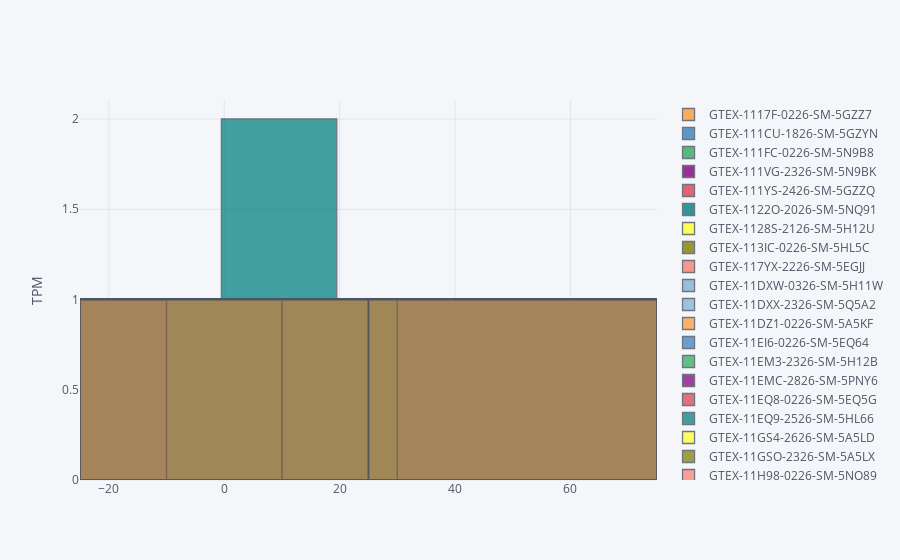

Here is the notebook cell this chart was saved with:
### Code cell
print(gt.head())
gt.iplot(kind='hist', yTitle='TPM')

### Figure 1 — Plotly figure (JSON) as saved in the notebook; plotly's stock layout.template omitted (floating-point values rounded to 4 significant figures)
{"data": [{"histfunc": "count", "histnorm": "", "marker": {"color": "rgba(255, 153, 51, 1.0)", "line": {"color": "#4D5663", "width": 1.3}}, "name": "GTEX-1117F-0226-SM-5GZZ7", "opacity": 0.8, "orientation": "v", "type": "histogram", "uid": "17d18b86-1bac-4b8e-ad72-509f1bf6610a", "x": [0.05045, 24.98]}, {"histfunc": "count", "histnorm": "", "marker": {"color": "rgba(55, 128, 191, 1.0)", "line": {"color": "#4D5663", "width": 1.3}}, "name": "GTEX-111CU-1826-SM-5GZYN", "opacity": 0.8, "orientation": "v", "type": "histogram", "uid": "4aeea2e7-df2f-4e7f-90a6-a98883176463", "x": [0, 35.05]}, {"histfunc": "count", "histnorm": "", "marker": {"color": "rgba(50, 171, 96, 1.0)", "line": {"color": "#4D5663", "width": 1.3}}, "name": "GTEX-111FC-0226-SM-5N9B8", "opacity": 0.8, "orientation": "v", "type": "histogram", "uid": "d8012152-53d0-4966-abc9-6be7fb862d6d", "x": [0.02945, 40.62]}, {"histfunc": "count", "histnorm": "", "marker": {"color": "rgba(128, 0, 128, 1.0)", "line": {"color": "#4D5663", "width": 1.3}}, "name": "GTEX-111VG-2326-SM-5N9BK", "opacity": 0.8, "orientation": "v", "type": "histogram", "uid": "83a324c1-4354-4172-84c1-366def2bfdcb", "x": [0.0326, 29.15]}, {"histfunc": "count", "histnorm": "", "marker": {"color": "rgba(219, 64, 82, 1.0)", "line": {"color": "#4D5663", "width": 1.3}}, "name": "GTEX-111YS-2426-SM-5GZZQ", "opacity": 0.8, "orientation": "v", "type": "histogram", "uid": "6a647f9e-579c-4419-a479-d2fad5a7b75c", "x": [0, 20.39]}, {"histfunc": "count", "histnorm": "", "marker": {"color": "rgba(0, 128, 128, 1.0)", "line": {"color": "#4D5663", "width": 1.3}}, "name": "GTEX-1122O-2026-SM-5NQ91", "opacity": 0.8, "orientation": "v", "type": "histogram", "uid": "e6cdfc65-65cf-4314-8ac9-5a41d8b264e6", "x": [0, 19.8]}, {"histfunc": "count", "histnorm": "", "marker": {"color": "rgba(255, 255, 51, 1.0)", "line": {"color": "#4D5663", "width": 1.3}}, "name": "GTEX-1128S-2126-SM-5H12U", "opacity": 0.8, "orientation": "v", "type": "histogram", "uid": "ba6faf5e-3876-4405-ba5e-f3bde53da123", "x": [0.0861, 25.29]}, {"histfunc": "count", "histnorm": "", "marker": {"color": "rgba(128, 128, 0, 1.0)", "line": {"color": "#4D5663", "width": 1.3}}, "name": "GTEX-113IC-0226-SM-5HL5C", "opacity": 0.8, "orientation": "v", "type": "histogram", "uid": "c5f4c407-d912-4b94-96f8-177ab8f66b93", "x": [0.131, 35.17]}, {"histfunc": "count", "histnorm": "", "marker": {"color": "rgba(251, 128, 114, 1.0)", "line": {"color": "#4D5663", "width": 1.3}}, "name": "GTEX-117YX-2226-SM-5EGJJ", "opacity": 0.8, "orientation": "v", "type": "histogram", "uid": "a3d6da70-fc6c-4342-b88d-f0101cbf53fe", "x": [0.06773, 18.94]}, {"histfunc": "count", "histnorm": "", "marker": {"color": "rgba(128, 177, 211, 1.0)", "line": {"color": "#4D5663", "width": 1.3}}, "name": "GTEX-11DXW-0326-SM-5H11W", "opacity": 0.8, "orientation": "v", "type": "histogram", "uid": "c7dc2e2d-2e7c-4184-81b9-2ceb55526abb", "x": [0, 32.63]}, {"histfunc": "count", "histnorm": "", "marker": {"color": "rgba(128, 177, 211, 0.9183673469387754)", "line": {"color": "#4D5663", "width": 1.3}}, "name": "GTEX-11DXX-2326-SM-5Q5A2", "opacity": 0.8, "orientation": "v", "type": "histogram", "uid": "8e8f2576-899e-4c93-9523-a80bd19e292b", "x": [0.03199, 26.12]}, {"histfunc": "count", "histnorm": "", "marker": {"color": "rgba(255, 153, 51, 0.9183673469387754)", "line": {"color": "#4D5663", "width": 1.3}}, "name": "GTEX-11DZ1-0226-SM-5A5KF", "opacity": 0.8, "orientation": "v", "type": "histogram", "uid": "cbc095f8-7f19-4259-a1a4-2487d1cb628d", "x": [0.06642, 49.64]}, {"histfunc": "count", "histnorm": "", "marker": {"color": "rgba(55, 128, 191, 0.9183673469387754)", "line": {"color": "#4D5663", "width": 1.3}}, "name": "GTEX-11EI6-0226-SM-5EQ64", "opacity": 0.8, "orientation": "v", "type": "histogram", "uid": "87c5ac0f-6ac6-45e2-8f4e-bba42b056e27", "x": [0, 32.93]}, {"histfunc": "count", "histnorm": "", "marker": {"color": "rgba(50, 171, 96, 0.9183673469387754)", "line": {"color": "#4D5663", "width": 1.3}}, "name": "GTEX-11EM3-2326-SM-5H12B", "opacity": 0.8, "orientation": "v", "type": "histogram", "uid": "7f53596b-097e-4fbf-b631-30725d1ad531", "x": [0.06246, 20.3]}, {"histfunc": "count", "histnorm": "", "marker": {"color": "rgba(128, 0, 128, 0.9183673469387754)", "line": {"color": "#4D5663", "width": 1.3}}, "name": "GTEX-11EMC-2826-SM-5PNY6", "opacity": 0.8, "orientation": "v", "type": "histogram", "uid": "abbdbb22-a80b-41b6-8e23-ae98aaf880bf", "x": [0.02645, 32.6]}, {"histfunc": "count", "histnorm": "", "marker": {"color": "rgba(219, 64, 82, 0.9183673469387754)", "line": {"color": "#4D5663", "width": 1.3}}, "name": "GTEX-11EQ8-0226-SM-5EQ5G", "opacity": 0.8, "orientation": "v", "type": "histogram", "uid": "d4e6ab62-e977-464b-986e-d31966172e44", "x": [0.08686, 43.81]}, {"histfunc": "count", "histnorm": "", "marker": {"color": "rgba(0, 128, 128, 0.9183673469387754)", "line": {"color": "#4D5663", "width": 1.3}}, "name": "GTEX-11EQ9-2526-SM-5HL66", "opacity": 0.8, "orientation": "v", "type": "histogram", "uid": "245140c0-23d1-471b-a99c-9fc5a01b069f", "x": [0, 17]}, {"histfunc": "count", "histnorm": "", "marker": {"color": "rgba(255, 255, 51, 0.9183673469387754)", "line": {"color": "#4D5663", "width": 1.3}}, "name": "GTEX-11GS4-2626-SM-5A5LD", "opacity": 0.8, "orientation": "v", "type": "histogram", "uid": "d4f74a08-3686-405c-974a-bc5ee6ae4249", "x": [0.07443, 27.56]}, {"histfunc": "count", "histnorm": "", "marker": {"color": "rgba(128, 128, 0, 0.9183673469387754)", "line": {"color": "#4D5663", "width": 1.3}}, "name": "GTEX-11GSO-2326-SM-5A5LX", "opacity": 0.8, "orientation": "v", "type": "histogram", "uid": "28944e6d-11eb-4f4c-9004-a0ec174e5bfc", "x": [0.08205, 22.77]}, {"histfunc": "count", "histnorm": "", "marker": {"color": "rgba(251, 128, 114, 0.9183673469387754)", "line": {"color": "#4D5663", "width": 1.3}}, "name": "GTEX-11H98-0226-SM-5NQ89", "opacity": 0.8, "orientation": "v", "type": "histogram", "uid": "40ebddec-62fd-4c2a-aa1a-2cc87f623562", "x": [0, 36.67]}, {"histfunc": "count", "histnorm": "", "marker": {"color": "rgba(251, 128, 114, 0.8367346938775511)", "line": {"color": "#4D5663", "width": 1.3}}, "name": "GTEX-11I78-2626-SM-5Q5AI", "opacity": 0.8, "orientation": "v", "type": "histogram", "uid": "68a3578c-59c6-445e-85dd-f456e7dbc568", "x": [0, 30.1]}, {"histfunc": "count", "histnorm": "", "marker": {"color": "rgba(128, 177, 211, 0.8367346938775511)", "line": {"color": "#4D5663", "width": 1.3}}, "name": "GTEX-11LCK-1126-SM-5A5KC", "opacity": 0.8, "orientation": "v", "type": "histogram", "uid": "a4e9a1e2-dd5e-4cda-b495-1d95515e2c1b", "x": [0, 37.39]}, {"histfunc": "count", "histnorm": "", "marker": {"color": "rgba(255, 153, 51, 0.8367346938775511)", "line": {"color": "#4D5663", "width": 1.3}}, "name": "GTEX-11O72-0226-SM-59869", "opacity": 0.8, "orientation": "v", "type": "histogram", "uid": "6d51060a-1f3d-4ea0-afff-285c6396d733", "x": [0.03653, 39.21]}, {"histfunc": "count", "histnorm": "", "marker": {"color": "rgba(55, 128, 191, 0.8367346938775511)", "line": {"color": "#4D5663", "width": 1.3}}, "name": "GTEX-11OF3-2426-SM-5Q5AS", "opacity": 0.8, "orientation": "v", "type": "histogram", "uid": "98c7fe8c-6015-42a8-a69e-bef8e10a347b", "x": [0.1083, 35.51]}, {"histfunc": "count", "histnorm": "", "marker": {"color": "rgba(50, 171, 96, 0.8367346938775511)", "line": {"color": "#4D5663", "width": 1.3}}, "name": "GTEX-11ONC-2526-SM-5986W", "opacity": 0.8, "orientation": "v", "type": "histogram", "uid": "fb231eb6-0ffe-4535-9eef-50335befdcd7", "x": [0.09918, 29.21]}, {"histfunc": "count", "histnorm": "", "marker": {"color": "rgba(128, 0, 128, 0.8367346938775511)", "line": {"color": "#4D5663", "width": 1.3}}, "name": "GTEX-11P7K-2026-SM-5GU74", "opacity": 0.8, "orientation": "v", "type": "histogram", "uid": "6b82e5e9-9d80-4a5a-b264-944c69d54d60", "x": [0.0879, 21.13]}, {"histfunc": "count", "histnorm": "", "marker": {"color": "rgba(219, 64, 82, 0.8367346938775511)", "line": {"color": "#4D5663", "width": 1.3}}, "name": "GTEX-11P81-2426-SM-5GU65", "opacity": 0.8, "orientation": "v", "type": "histogram", "uid": "af190bb9-8d73-44cf-aa0a-e73b8c8205c8", "x": [0, 29.03]}, {"histfunc": "count", "histnorm": "", "marker": {"color": "rgba(0, 128, 128, 0.8367346938775511)", "line": {"color": "#4D5663", "width": 1.3}}, "name": "GTEX-11P82-1726-SM-5Q5AT", "opacity": 0.8, "orientation": "v", "type": "histogram", "uid": "5cb960ff-57f0-4020-8fb0-ca72fe2d550f", "x": [0, 27.05]}, {"histfunc": "count", "histnorm": "", "marker": {"color": "rgba(255, 255, 51, 0.8367346938775511)", "line": {"color": "#4D5663", "width": 1.3}}, "name": "GTEX-11PRG-0626-SM-5BC56", "opacity": 0.8, "orientation": "v", "type": "histogram", "uid": "5c26ccc9-e45f-4d94-90e6-a9f6d89afbf5", "x": [0.04738, 36.6]}, {"histfunc": "count", "histnorm": "", "marker": {"color": "rgba(128, 128, 0, 0.8367346938775511)", "line": {"color": "#4D5663", "width": 1.3}}, "name": "GTEX-11TT1-2426-SM-5EQMK", "opacity": 0.8, "orientation": "v", "type": "histogram", "uid": "03d91db7-7f50-49ac-9bb2-a40190ea6d10", "x": [0.04128, 14.49]}, {"histfunc": "count", "histnorm": "", "marker": {"color": "rgba(128, 128, 0, 0.7551020408163265)", "line": {"color": "#4D5663", "width": 1.3}}, "name": "GTEX-11TTK-0226-SM-5N9EC", "opacity": 0.8, "orientation": "v", "type": "histogram", "uid": "d40cc251-524b-43d0-ae85-cc01ce167666", "x": [0.08281, 28.01]}, {"histfunc": "count", "histnorm": "", "marker": {"color": "rgba(251, 128, 114, 0.7551020408163265)", "line": {"color": "#4D5663", "width": 1.3}}, "name": "GTEX-11TUW-2626-SM-5EQKZ", "opacity": 0.8, "orientation": "v", "type": "histogram", "uid": "5dbeeb4c-9008-4f80-8790-5f7407b81879", "x": [0, 28.42]}, {"histfunc": "count", "histnorm": "", "marker": {"color": "rgba(128, 177, 211, 0.7551020408163265)", "line": {"color": "#4D5663", "width": 1.3}}, "name": "GTEX-11UD1-0226-SM-5EQKL", "opacity": 0.8, "orientation": "v", "type": "histogram", "uid": "ad16157f-c671-4b37-97e0-7e447deaa062", "x": [0, 36.02]}, {"histfunc": "count", "histnorm": "", "marker": {"color": "rgba(255, 153, 51, 0.7551020408163265)", "line": {"color": "#4D5663", "width": 1.3}}, "name": "GTEX-11UD2-0126-SM-5EQL2", "opacity": 0.8, "orientation": "v", "type": "histogram", "uid": "0646bdc8-e67c-4806-aa1b-433adb7cf8dd", "x": [0, 30.37]}, {"histfunc": "count", "histnorm": "", "marker": {"color": "rgba(55, 128, 191, 0.7551020408163265)", "line": {"color": "#4D5663", "width": 1.3}}, "name": "GTEX-11WQC-2426-SM-5EQKQ", "opacity": 0.8, "orientation": "v", "type": "histogram", "uid": "76a1e781-09c6-4cec-9846-7653f0c6455b", "x": [0.03901, 29.76]}, {"histfunc": "count", "histnorm": "", "marker": {"color": "rgba(50, 171, 96, 0.7551020408163265)", "line": {"color": "#4D5663", "width": 1.3}}, "name": "GTEX-11XUK-2126-SM-5EQLR", "opacity": 0.8, "orientation": "v", "type": "histogram", "uid": "2fdb5f88-f2a7-4750-9d53-b7ed4e6cbe6c", "x": [0, 32.71]}, {"histfunc": "count", "histnorm": "", "marker": {"color": "rgba(128, 0, 128, 0.7551020408163265)", "line": {"color": "#4D5663", "width": 1.3}}, "name": "GTEX-11ZTS-0226-SM-5EQKD", "opacity": 0.8, "orientation": "v", "type": "histogram", "uid": "5fea5168-3715-44a3-b754-2485e85e3d34", "x": [0.03724, 28.62]}, {"histfunc": "count", "histnorm": "", "marker": {"color": "rgba(219, 64, 82, 0.7551020408163265)", "line": {"color": "#4D5663", "width": 1.3}}, "name": "GTEX-11ZTT-2526-SM-5EQM9", "opacity": 0.8, "orientation": "v", "type": "histogram", "uid": "efe7db84-a39e-402d-bbef-9230662dd32b", "x": [0.03001, 22.16]}, {"histfunc": "count", "histnorm": "", "marker": {"color": "rgba(0, 128, 128, 0.7551020408163265)", "line": {"color": "#4D5663", "width": 1.3}}, "name": "GTEX-11ZU8-2426-SM-5EQMV", "opacity": 0.8, "orientation": "v", "type": "histogram", "uid": "e53a8897-ddc8-4c4b-9ce7-e4d2b5f12ec8", "x": [0.0401, 25.78]}, {"histfunc": "count", "histnorm": "", "marker": {"color": "rgba(255, 255, 51, 0.7551020408163265)", "line": {"color": "#4D5663", "width": 1.3}}, "name": "GTEX-11ZUS-0726-SM-59886", "opacity": 0.8, "orientation": "v", "type": "histogram", "uid": "d9529da9-bca6-40e9-8f67-b1155addb541", "x": [0.03687, 26.58]}, {"histfunc": "count", "histnorm": "", "marker": {"color": "rgba(255, 255, 51, 0.6734693877551021)", "line": {"color": "#4D5663", "width": 1.3}}, "name": "GTEX-11ZVC-2626-SM-5FQTA", "opacity": 0.8, "orientation": "v", "type": "histogram", "uid": "4f719758-2913-4f0d-a165-821dde211b7d", "x": [0.1009, 26.43]}, {"histfunc": "count", "histnorm": "", "marker": {"color": "rgba(128, 128, 0, 0.6734693877551021)", "line": {"color": "#4D5663", "width": 1.3}}, "name": "GTEX-1211K-2226-SM-5FQU6", "opacity": 0.8, "orientation": "v", "type": "histogram", "uid": "c4882f4e-8201-4ef9-b162-b7d0fe10d61c", "x": [0.1369, 31.96]}, {"histfunc": "count", "histnorm": "", "marker": {"color": "rgba(251, 128, 114, 0.6734693877551021)", "line": {"color": "#4D5663", "width": 1.3}}, "name": "GTEX-12126-0426-SM-5Q5AP", "opacity": 0.8, "orientation": "v", "type": "histogram", "uid": "8038e696-9899-4593-877a-0c23f117ac11", "x": [0.04272, 26.2]}, {"histfunc": "count", "histnorm": "", "marker": {"color": "rgba(128, 177, 211, 0.6734693877551021)", "line": {"color": "#4D5663", "width": 1.3}}, "name": "GTEX-1212Z-2426-SM-5EQ5D", "opacity": 0.8, "orientation": "v", "type": "histogram", "uid": "3ed0806b-6680-426c-a8bf-95e835aa01e4", "x": [0.06779, 40.93]}, {"histfunc": "count", "histnorm": "", "marker": {"color": "rgba(255, 153, 51, 0.6734693877551021)", "line": {"color": "#4D5663", "width": 1.3}}, "name": "GTEX-12584-0226-SM-5EQL5", "opacity": 0.8, "orientation": "v", "type": "histogram", "uid": "b493afe6-7560-427f-9e26-55f45bd581cd", "x": [0.03108, 35.03]}, {"histfunc": "count", "histnorm": "", "marker": {"color": "rgba(55, 128, 191, 0.6734693877551021)", "line": {"color": "#4D5663", "width": 1.3}}, "name": "GTEX-12696-2526-SM-5EQLN", "opacity": 0.8, "orientation": "v", "type": "histogram", "uid": "7ebdb8df-98d7-4b82-8ea8-0033220295b2", "x": [0.08314, 19.77]}, {"histfunc": "count", "histnorm": "", "marker": {"color": "rgba(50, 171, 96, 0.6734693877551021)", "line": {"color": "#4D5663", "width": 1.3}}, "name": "GTEX-1269C-2726-SM-5EGJ4", "opacity": 0.8, "orientation": "v", "type": "histogram", "uid": "6fa81c96-11ce-4c35-9638-5e23e6617dd6", "x": [0.06559, 28.25]}, {"histfunc": "count", "histnorm": "", "marker": {"color": "rgba(128, 0, 128, 0.6734693877551021)", "line": {"color": "#4D5663", "width": 1.3}}, "name": "GTEX-12C56-1626-SM-5FQUO", "opacity": 0.8, "orientation": "v", "type": "histogram", "uid": "0a7d1526-0457-46b5-be22-d1387d6becf1", "x": [0.02792, 34.9]}, {"histfunc": "count", "histnorm": "", "marker": {"color": "rgba(219, 64, 82, 0.6734693877551021)", "line": {"color": "#4D5663", "width": 1.3}}, "name": "GTEX-12KS4-0426-SM-5EQMC", "opacity": 0.8, "orientation": "v", "type": "histogram", "uid": "af95a719-430c-46f9-85a0-a66e0bfe48db", "x": [0.03552, 22.95]}, {"histfunc": "count", "histnorm": "", "marker": {"color": "rgba(0, 128, 128, 0.6734693877551021)", "line": {"color": "#4D5663", "width": 1.3}}, "name": "GTEX-12WSA-0326-SM-5BC6I", "opacity": 0.8, "orientation": "v", "type": "histogram", "uid": "f5675110-ade7-4a5c-9017-6221dbb69b71", "x": [0.04585, 26.49]}, {"histfunc": "count", "histnorm": "", "marker": {"color": "rgba(0, 128, 128, 0.5918367346938775)", "line": {"color": "#4D5663", "width": 1.3}}, "name": "GTEX-12WSC-0226-SM-5EQ52", "opacity": 0.8, "orientation": "v", "type": "histogram", "uid": "f6698ea9-0e1e-4bc4-824c-eb84c1973fec", "x": [0.03925, 28.08]}, {"histfunc": "count", "histnorm": "", "marker": {"color": "rgba(255, 255, 51, 0.5918367346938775)", "line": {"color": "#4D5663", "width": 1.3}}, "name": "GTEX-12WSD-0226-SM-59HKO", "opacity": 0.8, "orientation": "v", "type": "histogram", "uid": "a3372781-4124-459d-99c7-df8c6e3b1f69", "x": [0.1092, 33]}, {"histfunc": "count", "histnorm": "", "marker": {"color": "rgba(128, 128, 0, 0.5918367346938775)", "line": {"color": "#4D5663", "width": 1.3}}, "name": "GTEX-12WSL-2426-SM-5GCN7", "opacity": 0.8, "orientation": "v", "type": "histogram", "uid": "80d35803-e192-4e55-8e82-cd1f8a182b7b", "x": [0.03629, 35.31]}, {"histfunc": "count", "histnorm": "", "marker": {"color": "rgba(251, 128, 114, 0.5918367346938775)", "line": {"color": "#4D5663", "width": 1.3}}, "name": "GTEX-12WSM-0226-SM-5LZV6", "opacity": 0.8, "orientation": "v", "type": "histogram", "uid": "fe889f65-d49e-424d-ba38-3aaeae62273d", "x": [0.03616, 42.74]}, {"histfunc": "count", "histnorm": "", "marker": {"color": "rgba(128, 177, 211, 0.5918367346938775)", "line": {"color": "#4D5663", "width": 1.3}}, "name": "GTEX-12ZZX-0226-SM-5DUXU", "opacity": 0.8, "orientation": "v", "type": "histogram", "uid": "538b113b-1145-4ff7-a3f7-965737e0d411", "x": [0.08207, 30.49]}, {"histfunc": "count", "histnorm": "", "marker": {"color": "rgba(255, 153, 51, 0.5918367346938775)", "line": {"color": "#4D5663", "width": 1.3}}, "name": "GTEX-12ZZY-0326-SM-5LZVQ", "opacity": 0.8, "orientation": "v", "type": "histogram", "uid": "afc75264-8257-4278-b62a-a264b029f97b", "x": [0, 28.72]}, {"histfunc": "count", "histnorm": "", "marker": {"color": "rgba(55, 128, 191, 0.5918367346938775)", "line": {"color": "#4D5663", "width": 1.3}}, "name": "GTEX-12ZZZ-0526-SM-5DUX6", "opacity": 0.8, "orientation": "v", "type": "histogram", "uid": "9c91cd0c-40c9-4292-87dc-8fecb3a06cd4", "x": [0, 31.26]}, {"histfunc": "count", "histnorm": "", "marker": {"color": "rgba(50, 171, 96, 0.5918367346938775)", "line": {"color": "#4D5663", "width": 1.3}}, "name": "GTEX-13111-1726-SM-5EGJZ", "opacity": 0.8, "orientation": "v", "type": "histogram", "uid": "ad3fc593-b1f7-4c5a-861c-048f90cfee26", "x": [0, 27.18]}, {"histfunc": "count", "histnorm": "", "marker": {"color": "rgba(128, 0, 128, 0.5918367346938775)", "line": {"color": "#4D5663", "width": 1.3}}, "name": "GTEX-13112-2726-SM-5DUW5", "opacity": 0.8, "orientation": "v", "type": "histogram", "uid": "e8967119-44fd-44fe-909c-b9647764345f", "x": [0.07969, 25.46]}, {"histfunc": "count", "histnorm": "", "marker": {"color": "rgba(219, 64, 82, 0.5918367346938775)", "line": {"color": "#4D5663", "width": 1.3}}, "name": "GTEX-13113-1826-SM-5LZW4", "opacity": 0.8, "orientation": "v", "type": "histogram", "uid": "d6724149-708d-4da3-863f-aab9fb24f69d", "x": [0.08229, 18.37]}, {"histfunc": "count", "histnorm": "", "marker": {"color": "rgba(219, 64, 82, 0.5102040816326532)", "line": {"color": "#4D5663", "width": 1.3}}, "name": "GTEX-1313W-0226-SM-5LZV7", "opacity": 0.8, "orientation": "v", "type": "histogram", "uid": "ae2256e1-c47d-4705-b2ef-1ac2723b01ca", "x": [0, 24.37]}, {"histfunc": "count", "histnorm": "", "marker": {"color": "rgba(0, 128, 128, 0.5102040816326532)", "line": {"color": "#4D5663", "width": 1.3}}, "name": "GTEX-1314G-1626-SM-5EQ67", "opacity": 0.8, "orientation": "v", "type": "histogram", "uid": "67813011-c068-475f-830d-311feb6878da", "x": [0, 23.27]}, {"histfunc": "count", "histnorm": "", "marker": {"color": "rgba(255, 255, 51, 0.5102040816326532)", "line": {"color": "#4D5663", "width": 1.3}}, "name": "GTEX-131XE-2426-SM-5EQ5V", "opacity": 0.8, "orientation": "v", "type": "histogram", "uid": "d6f5d388-9ac4-4125-bbc6-bbfe28898c6b", "x": [0, 52.56]}, {"histfunc": "count", "histnorm": "", "marker": {"color": "rgba(128, 128, 0, 0.5102040816326532)", "line": {"color": "#4D5663", "width": 1.3}}, "name": "GTEX-131XF-2226-SM-5EQKG", "opacity": 0.8, "orientation": "v", "type": "histogram", "uid": "67e5f1eb-4050-43dd-893b-1c9bec5e94f5", "x": [0, 27.11]}, {"histfunc": "count", "histnorm": "", "marker": {"color": "rgba(251, 128, 114, 0.5102040816326532)", "line": {"color": "#4D5663", "width": 1.3}}, "name": "GTEX-131XW-0526-SM-5PNXZ", "opacity": 0.8, "orientation": "v", "type": "histogram", "uid": "a146459a-c61a-4152-9aca-ebb387e2746c", "x": [0, 34.35]}, {"histfunc": "count", "histnorm": "", "marker": {"color": "rgba(128, 177, 211, 0.5102040816326532)", "line": {"color": "#4D5663", "width": 1.3}}, "name": "GTEX-131YS-0226-SM-5IJEH", "opacity": 0.8, "orientation": "v", "type": "histogram", "uid": "c99829e1-88ec-46ca-bad0-7c22d010de2d", "x": [0.0284, 31.8]}, {"histfunc": "count", "histnorm": "", "marker": {"color": "rgba(255, 153, 51, 0.5102040816326532)", "line": {"color": "#4D5663", "width": 1.3}}, "name": "GTEX-132AR-0226-SM-5IJBE", "opacity": 0.8, "orientation": "v", "type": "histogram", "uid": "ddbc118a-54ae-4794-9f2f-f442848d9172", "x": [0, 30.77]}, {"histfunc": "count", "histnorm": "", "marker": {"color": "rgba(55, 128, 191, 0.5102040816326532)", "line": {"color": "#4D5663", "width": 1.3}}, "name": "GTEX-132QS-2526-SM-62LFJ", "opacity": 0.8, "orientation": "v", "type": "histogram", "uid": "47e6a640-4b6e-43bf-a726-27c09a51b3e2", "x": [0, 28.06]}, {"histfunc": "count", "histnorm": "", "marker": {"color": "rgba(50, 171, 96, 0.5102040816326532)", "line": {"color": "#4D5663", "width": 1.3}}, "name": "GTEX-133LE-1926-SM-5N9FV", "opacity": 0.8, "orientation": "v", "type": "histogram", "uid": "fd84edba-ded0-44af-b757-e83f8ac3954f", "x": [0.02647, 43.71]}, {"histfunc": "count", "histnorm": "", "marker": {"color": "rgba(128, 0, 128, 0.5102040816326532)", "line": {"color": "#4D5663", "width": 1.3}}, "name": "GTEX-1399R-2626-SM-5KLZ7", "opacity": 0.8, "orientation": "v", "type": "histogram", "uid": "d9426f80-53e6-43f0-8aaa-45e765020362", "x": [0.1117, 26.11]}, {"histfunc": "count", "histnorm": "", "marker": {"color": "rgba(128, 0, 128, 0.42857142857142866)", "line": {"color": "#4D5663", "width": 1.3}}, "name": "GTEX-1399T-2726-SM-5K7XK", "opacity": 0.8, "orientation": "v", "type": "histogram", "uid": "c6da5a05-00cf-424e-8773-df870ab8a6d4", "x": [0.1231, 37.92]}, {"histfunc": "count", "histnorm": "", "marker": {"color": "rgba(219, 64, 82, 0.42857142857142866)", "line": {"color": "#4D5663", "width": 1.3}}, "name": "GTEX-1399U-2426-SM-5K7XB", "opacity": 0.8, "orientation": "v", "type": "histogram", "uid": "1de8521b-53c1-427c-b44b-163af3fde04a", "x": [0, 27.58]}, {"histfunc": "count", "histnorm": "", "marker": {"color": "rgba(0, 128, 128, 0.42857142857142866)", "line": {"color": "#4D5663", "width": 1.3}}, "name": "GTEX-139D8-0326-SM-5IJCJ", "opacity": 0.8, "orientation": "v", "type": "histogram", "uid": "a96059bf-1e10-41ef-abc3-f677dcdb8d9e", "x": [0.07404, 18.86]}, {"histfunc": "count", "histnorm": "", "marker": {"color": "rgba(255, 255, 51, 0.42857142857142866)", "line": {"color": "#4D5663", "width": 1.3}}, "name": "GTEX-139T4-0126-SM-5HL5G", "opacity": 0.8, "orientation": "v", "type": "histogram", "uid": "5c6e47c9-8288-40de-a4d6-ceda87b68745", "x": [0, 38.54]}, {"histfunc": "count", "histnorm": "", "marker": {"color": "rgba(128, 128, 0, 0.42857142857142866)", "line": {"color": "#4D5663", "width": 1.3}}, "name": "GTEX-139T6-2126-SM-5KM37", "opacity": 0.8, "orientation": "v", "type": "histogram", "uid": "e10e2776-bcff-4387-953d-ff840ff0150e", "x": [0.08957, 23.14]}, {"histfunc": "count", "histnorm": "", "marker": {"color": "rgba(251, 128, 114, 0.42857142857142866)", "line": {"color": "#4D5663", "width": 1.3}}, "name": "GTEX-139T8-0226-SM-5L3EA", "opacity": 0.8, "orientation": "v", "type": "histogram", "uid": "56c28d2f-36e5-43ca-ab50-14c3cd92e831", "x": [0, 22.73]}, {"histfunc": "count", "histnorm": "", "marker": {"color": "rgba(128, 177, 211, 0.42857142857142866)", "line": {"color": "#4D5663", "width": 1.3}}, "name": "GTEX-139TT-0226-SM-5K7YH", "opacity": 0.8, "orientation": "v", "type": "histogram", "uid": "7f3dbfd4-1ed7-40d3-9b70-6c16cfebace5", "x": [0, 30.17]}, {"histfunc": "count", "histnorm": "", "marker": {"color": "rgba(255, 153, 51, 0.42857142857142866)", "line": {"color": "#4D5663", "width": 1.3}}, "name": "GTEX-139TU-0226-SM-5J1NM", "opacity": 0.8, "orientation": "v", "type": "histogram", "uid": "2dc75434-2634-4c87-9d21-d76eeee22d44", "x": [0, 46.89]}, {"histfunc": "count", "histnorm": "", "marker": {"color": "rgba(55, 128, 191, 0.42857142857142866)", "line": {"color": "#4D5663", "width": 1.3}}, "name": "GTEX-139YR-2426-SM-5J1OB", "opacity": 0.8, "orientation": "v", "type": "histogram", "uid": "cd191613-6113-4f75-9079-535c6c15067a", "x": [0.08593, 26.95]}, {"histfunc": "count", "histnorm": "", "marker": {"color": "rgba(50, 171, 96, 0.42857142857142866)", "line": {"color": "#4D5663", "width": 1.3}}, "name": "GTEX-13CF2-2626-SM-5LZZA", "opacity": 0.8, "orientation": "v", "type": "histogram", "uid": "8a0736a0-4a86-4556-8c2d-c49ed9110d1d", "x": [0.1001, 39.83]}, {"histfunc": "count", "histnorm": "", "marker": {"color": "rgba(50, 171, 96, 0.3469387755102043)", "line": {"color": "#4D5663", "width": 1.3}}, "name": "GTEX-13CF3-2326-SM-5IFGL", "opacity": 0.8, "orientation": "v", "type": "histogram", "uid": "3e94bf15-5403-41d1-9426-fe86b6356bef", "x": [0.07153, 24.02]}, {"histfunc": "count", "histnorm": "", "marker": {"color": "rgba(128, 0, 128, 0.3469387755102043)", "line": {"color": "#4D5663", "width": 1.3}}, "name": "GTEX-13D11-2326-SM-5IJCY", "opacity": 0.8, "orientation": "v", "type": "histogram", "uid": "c070bfb5-5c60-49ea-9d73-bc8dd897d472", "x": [0.07486, 19.83]}, {"histfunc": "count", "histnorm": "", "marker": {"color": "rgba(219, 64, 82, 0.3469387755102043)", "line": {"color": "#4D5663", "width": 1.3}}, "name": "GTEX-13FH7-2226-SM-5IJD4", "opacity": 0.8, "orientation": "v", "type": "histogram", "uid": "e5414a53-6bce-4291-b7e9-1429ba88ecac", "x": [0.04097, 25.81]}, {"histfunc": "count", "histnorm": "", "marker": {"color": "rgba(0, 128, 128, 0.3469387755102043)", "line": {"color": "#4D5663", "width": 1.3}}, "name": "GTEX-13FHO-0326-SM-5IJBH", "opacity": 0.8, "orientation": "v", "type": "histogram", "uid": "9399d510-b217-461c-bbde-ddbd9fe43aac", "x": [0.0346, 38.34]}, {"histfunc": "count", "histnorm": "", "marker": {"color": "rgba(255, 255, 51, 0.3469387755102043)", "line": {"color": "#4D5663", "width": 1.3}}, "name": "GTEX-13FHP-0226-SM-5K7WD", "opacity": 0.8, "orientation": "v", "type": "histogram", "uid": "8631535a-91ab-472e-859a-0a7d0d53ac9b", "x": [0, 58.05]}, {"histfunc": "count", "histnorm": "", "marker": {"color": "rgba(128, 128, 0, 0.3469387755102043)", "line": {"color": "#4D5663", "width": 1.3}}, "name": "GTEX-13FTW-2526-SM-5IJC8", "opacity": 0.8, "orientation": "v", "type": "histogram", "uid": "46bd9af1-55c7-4332-8a67-ad99c08363c2", "x": [0, 37.64]}, {"histfunc": "count", "histnorm": "", "marker": {"color": "rgba(251, 128, 114, 0.3469387755102043)", "line": {"color": "#4D5663", "width": 1.3}}, "name": "GTEX-13FTY-0626-SM-5L3F8", "opacity": 0.8, "orientation": "v", "type": "histogram", "uid": "c11a6a51-e3e7-4c50-8d24-9b759eaeaf1b", "x": [0, 34.93]}, {"histfunc": "count", "histnorm": "", "marker": {"color": "rgba(128, 177, 211, 0.3469387755102043)", "line": {"color": "#4D5663", "width": 1.3}}, "name": "GTEX-13G51-2626-SM-5LZYW", "opacity": 0.8, "orientation": "v", "type": "histogram", "uid": "d70176bd-054b-4e7d-9b0e-6a3ece09fcea", "x": [0.04133, 34.11]}, {"histfunc": "count", "histnorm": "", "marker": {"color": "rgba(255, 153, 51, 0.3469387755102043)", "line": {"color": "#4D5663", "width": 1.3}}, "name": "GTEX-13IVO-0226-SM-5LZXU", "opacity": 0.8, "orientation": "v", "type": "histogram", "uid": "f9bc1b07-4bbd-4b7d-88a7-2086c510ac3a", "x": [0.06036, 30.19]}, {"histfunc": "count", "histnorm": "", "marker": {"color": "rgba(55, 128, 191, 0.3469387755102043)", "line": {"color": "#4D5663", "width": 1.3}}, "name": "GTEX-13JUV-2826-SM-5LZWU", "opacity": 0.8, "orientation": "v", "type": "histogram", "uid": "1a45c3f6-21f0-4ca9-82d5-8d7a132425f9", "x": [0.0411, 38.78]}, {"histfunc": "count", "histnorm": "", "marker": {"color": "rgba(55, 128, 191, 0.2653061224489797)", "line": {"color": "#4D5663", "width": 1.3}}, "name": "GTEX-13JVG-0226-SM-5J1MW", "opacity": 0.8, "orientation": "v", "type": "histogram", "uid": "198b3aee-c0d5-49de-ac67-8f352b0cc653", "x": [0.06147, 24.45]}, {"histfunc": "count", "histnorm": "", "marker": {"color": "rgba(50, 171, 96, 0.2653061224489797)", "line": {"color": "#4D5663", "width": 1.3}}, "name": "GTEX-13N11-2626-SM-5K7UQ", "opacity": 0.8, "orientation": "v", "type": "histogram", "uid": "de167e02-16f4-49b5-8eff-77c2c2a550fe", "x": [0.032, 26.6]}, {"histfunc": "count", "histnorm": "", "marker": {"color": "rgba(128, 0, 128, 0.2653061224489797)", "line": {"color": "#4D5663", "width": 1.3}}, "name": "GTEX-13N1W-0226-SM-5K7W6", "opacity": 0.8, "orientation": "v", "type": "histogram", "uid": "b6588a6c-04e4-4ccb-b867-6b3e330f5eb9", "x": [0.02942, 22.83]}, {"histfunc": "count", "histnorm": "", "marker": {"color": "rgba(219, 64, 82, 0.2653061224489797)", "line": {"color": "#4D5663", "width": 1.3}}, "name": "GTEX-13N2G-2726-SM-5J1MG", "opacity": 0.8, "orientation": "v", "type": "histogram", "uid": "ea1ffba9-f1b6-41b3-862c-8f885f3fb89a", "x": [0, 27.28]}, {"histfunc": "count", "histnorm": "", "marker": {"color": "rgba(0, 128, 128, 0.2653061224489797)", "line": {"color": "#4D5663", "width": 1.3}}, "name": "GTEX-13NYS-0226-SM-5MR49", "opacity": 0.8, "orientation": "v", "type": "histogram", "uid": "28b0eb51-06dc-4847-b016-b9a4754802fb", "x": [0, 21.28]}, {"histfunc": "count", "histnorm": "", "marker": {"color": "rgba(255, 255, 51, 0.2653061224489797)", "line": {"color": "#4D5663", "width": 1.3}}, "name": "GTEX-13NZ8-0926-SM-5MR3U", "opacity": 0.8, "orientation": "v", "type": "histogram", "uid": "32cf8f34-19be-4835-86ee-a15d00f46949", "x": [0, 25.23]}, {"histfunc": "count", "histnorm": "", "marker": {"color": "rgba(128, 128, 0, 0.2653061224489797)", "line": {"color": "#4D5663", "width": 1.3}}, "name": "GTEX-13NZ9-0526-SM-5J1OX", "opacity": 0.8, "orientation": "v", "type": "histogram", "uid": "2589fa8c-fb9e-4d99-8b3d-620e4ea4670f", "x": [0.03722, 40.54]}, {"histfunc": "count", "histnorm": "", "marker": {"color": "rgba(251, 128, 114, 0.2653061224489797)", "line": {"color": "#4D5663", "width": 1.3}}, "name": "GTEX-13NZA-0126-SM-5K7UH", "opacity": 0.8, "orientation": "v", "type": "histogram", "uid": "9fb6b071-1767-4b81-b0ad-b18104ed9a0d", "x": [0.06112, 26.52]}], "layout": {"barmode": "overlay", "legend": {"bgcolor": "#F5F6F9", "font": {"color": "#4D5663"}}, "paper_bgcolor": "#F5F6F9", "plot_bgcolor": "#F5F6F9", "title": {"font": {"color": "#4D5663"}}, "xaxis": {"gridcolor": "#E1E5ED", "showgrid": true, "tickfont": {"color": "#4D5663"}, "title": {"font": {"color": "#4D5663"}, "text": ""}, "zerolinecolor": "#E1E5ED"}, "yaxis": {"gridcolor": "#E1E5ED", "showgrid": true, "tickfont": {"color": "#4D5663"}, "title": {"font": {"color": "#4D5663"}, "text": "TPM"}, "zerolinecolor": "#E1E5ED"}}}
